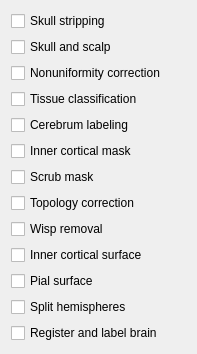
  <widget class="QWidget" name="layoutWidget1">
   <property name="geometry">
    <rect>
     <x>10</x>
     <y>90</y>
     <width>197</width>
     <height>295</height>
    </rect>
   </property>
   <layout class="QGridLayout" name="gridLayout_8">
    <item row="7" column="0">
     <widget class="QCheckBox" name="topologyCorrectionCheckBox">
      <property name="text">
       <string>Topology correction</string>
      </property>
     </widget>
    </item>
    <item row="10" column="0">
     <widget class="QCheckBox" name="pialSurfaceCheckBox">
      <property name="text">
       <string>Pial surface</string>
      </property>
     </widget>
    </item>
    <item row="12" column="0">
     <widget class="QCheckBox" name="registerLabelBrainCheckBox">
      <property name="text">
       <string>Register and label brain</string>
      </property>
     </widget>
    </item>
    <item row="5" column="0">
     <widget class="QCheckBox" name="innerCortexMaskCheckBox">
      <property name="text">
       <string>Inner cortical mask</string>
      </property>
     </widget>
    </item>
    <item row="2" column="0">
     <widget class="QCheckBox" name="biasFieldCorrectionCheckBox">
      <property name="text">
       <string>Nonuniformity correction</string>
      </property>
     </widget>
    </item>
    <item row="8" column="0">
     <widget class="QCheckBox" name="dewispCheckBox">
      <property name="text">
       <string>Wisp removal</string>
      </property>
     </widget>
    </item>
    <item row="9" column="0">
     <widget class="QCheckBox" name="innerCorticalSurfaceCheckBox">
      <property name="text">
       <string>Inner cortical surface</string>
      </property>
     </widget>
    </item>
    <item row="11" column="0">
     <widget class="QCheckBox" name="hemisplitCheckBox">
      <property name="text">
       <string>Split hemispheres</string>
      </property>
     </widget>
    </item>
    <item row="0" column="0">
     <widget class="QCheckBox" name="skullStrippingCheckBox">
      <property name="text">
       <string>Skull stripping</string>
      </property>
     </widget>
    </item>
    <item row="4" column="0">
     <widget class="QCheckBox" name="cerebrumLabelingCheckBox">
      <property name="text">
       <string>Cerebrum labeling</string>
      </property>
     </widget>
    </item>
    <item row="3" column="0">
     <widget class="QCheckBox" name="tissueClassificationCorrectionCheckBox">
      <property name="text">
       <string>Tissue classification</string>
      </property>
     </widget>
    </item>
    <item row="6" column="0">
     <widget class="QCheckBox" name="scrubMaskCheckBox">
      <property name="text">
       <string>Scrub mask</string>
      </property>
     </widget>
    </item>
    <item row="1" column="0">
     <widget class="QCheckBox" name="skullfinderCheckBox">
      <property name="text">
       <string>Skull and scalp</string>
      </property>
     </widget>
    </item>
   </layout>
  </widget>
